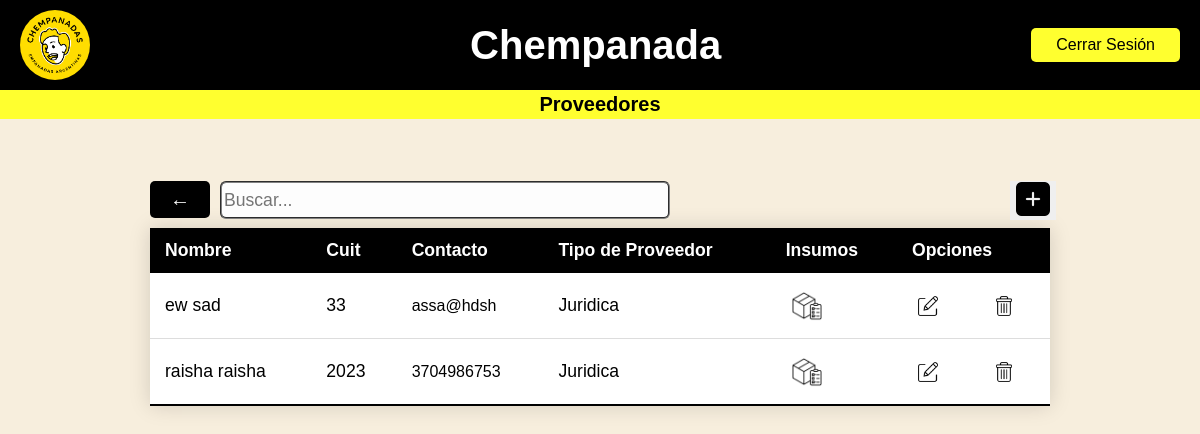
Screenshot of /vistas/Proveedores/index.php with the database file from the repository.
### tables this page shows
CREATE TABLE `proveedores` (
  `id_proveedor` int(11) NOT NULL,
  `id_persona` int(11) NOT NULL,
  `cuit` int(11) NOT NULL,
  `id_tipo_proveedor` int(11) NOT NULL
);

CREATE TABLE `personas` (
  `id_persona` int(11) NOT NULL,
  `nombre_per` varchar(50) NOT NULL,
  `apellido` varchar(50) NOT NULL,
  `fecha_nac` date NOT NULL
);

CREATE TABLE `tipos_de_proveedores` (
  `id_tipo_proveedor` int(11) NOT NULL,
  `descripcion` varchar(50) NOT NULL
);

### vistas/Proveedores/index.php (the view, shortened to what this page needs)
<?php
require('conexion/conexion.php');
?>
<!DOCTYPE html>
<html lang="en">
<head>
    <link rel="stylesheet" href="css/estiloInicio.css" type="text/css">
</head>
<body class="fondo">
    <nav class="navegador">
        <div class="imagen-circular"></div>
        <h1 class="titulo">Chempanada</h1>
        <a href="../../index.php" class="cerrar-sesion">Cerrar Sesión</a>
    </nav>
    <div class="otro-titulo">
    <h2>Proveedores</h2>
</div>
    <center>
    <div class="contPag">
        <div class="input-estilo">
        <form action="../Gerente/MenuGerente.html" method="POST">
        <button style='background-color:black;margin-right:10px;
                color: white;font-size:20px;
                padding: 7px 20px;
                border: none;
                border-radius: 5px;
                cursor: pointer;' name='editar' value=''>&#8592</button></form>
            <form action="buscarProveedor.php" method="POST">
            <input class="" name="busqueda" style="width:450px;display:flex;" value="" type="search" placeholder="Buscar..."></input>
           </form>
           <form action="Agregar/AgregarProveedor.php">
            <input type="hidden"><button style="margin-left:340px;border:none;background-color:rgba(0, 0, 0, 0) cursor: pointer;"><img style="width:34px" src='img/añadir.png'></button>
           </form>
        </div>
        <table class="tabla1">
            <thead>
                <tr>
                <th>Nombre</th>
                <th>Cuit</th>
                <th colspan="1">Contacto</th>
                <th>Tipo de Proveedor</th>
                <th>Insumos</th>
                <th colspan="2">Opciones</th>
                </tr>
            </thead>
            <tbody>
            <?php
            $mostrar = mysqli_query($mysqli, "SELECT *, personas.id_persona, tipos_de_proveedores.descripcion AS descripcion_proveedor
            FROM `proveedores`
            INNER JOIN personas ON proveedores.id_persona = personas.id_persona
            LEFT JOIN contactos ON proveedores.id_persona = contactos.id_persona
            INNER JOIN tipos_de_proveedores ON proveedores.id_tipo_proveedor = tipos_de_proveedores.id_tipo_proveedor
            INNER JOIN tipo_contactos ON contactos.id_tipo_contacto = tipo_contactos.id_tipo_contacto ORDER BY personas.apellido ASC ;
            ");
            $proveedores_contactos = array();
        if ($mostrar->num_rows> 0){
            while ($resultado = mysqli_fetch_assoc($mostrar)) {
                $id_proveedor = $resultado['id_proveedor'];
                if (!isset($proveedores_contactos[$id_proveedor])) {
                    $proveedores_contactos[$id_proveedor] = array(
                        'nombre' => $resultado['nombre_per'],
                        'apellido' => $resultado['apellido'],
                        'cuit' => $resultado['cuit'],
                        'descripcion_proveedor' => $resultado['descripcion_proveedor'],
                        'contactos' => array($resultado['valor']),
                        'id_persona' => $resultado['id_persona']
                    );
                } else {
                    $proveedores_contactos[$id_proveedor]['contactos'][] = $resultado['valor'];
                }
            }
            foreach ($proveedores_contactos as $id_proveedor => $proveedor) {
                echo "<tr>";
                echo "<td>", $proveedor['apellido'] . ' ' . $proveedor['nombre'], "</td>";
                echo "<td>", $proveedor['cuit'], "</td>";
                echo "<td style='font-size:16px;'>";
                echo implode("<p> ", $proveedor['contactos']);
                echo "</td>";
                echo "<td> ", $proveedor['descripcion_proveedor'], "</td>";
                echo"<td>
                <form action='Mostrar/ControlStock.php' method='POST'>
                <input type='hidden' name='id_proveedor' value='".$id_proveedor."'>
                <input type='hidden' name='id_persona' value='".$proveedor['id_persona']."'>
                <button style='cursor:pointer;border:none;margin-top:5px;background-color:rgba(0, 0, 0, 0)' name='editar' value=''><img src='img/caja.png' style='width:30px;'/></button>
                 </form>
                </td>";
                echo"<td>
                <form action='Modificar/ModificarProveedor.php' method='POST'>
                <input type='hidden' name='id_proveedor' value='".$id_proveedor."'>
                <input type='hidden' name='id_persona' value='".$proveedor['id_persona']."'>
                <button style='cursor:pointer;border:none;margin-top:5px;background-color:rgba(0, 0, 0, 0)' name='editar' value=''><img src='img/editar.png' style='width:20px;'/></button>
                 </form>
                </td>";
                echo"<td>
                <form action='Eliminar/eliminarProveedor.php' method='POST'>
                <input type='hidden' name='id_proveedor' value='".$id_proveedor."'>
                <input type='hidden' name='id_persona' value='".$proveedor['id_persona']."'>
                <button style='cursor:pointer;border:none;margin-top:5px;background-color:rgba(0, 0, 0, 0)' type='submit' name='eliminar' value='' onclick='return confirmacion()'><img src='img/delete.png' style='width:20px;'/></button>
                 </form>
                </td>";
                echo "</tr>";
            }
        }
            ?>
        </tbody>
        </table>
    </div>
</center>
</body>
</html>

### vistas/Proveedores/css/estiloInicio.css (style rules this page uses)
.fondo { background-color: #f7eedd; }
.contPag { margin-top: 40px; }
.tabla1 { border-collapse: collapse; font-size: 1.1em; font-family: sans-serif; min-width: 900px; box-shadow: 0 0 20px rgba(0, 0, 0, 0.15); background-color: #ffffff; }
.tabla1 thead tr { background-color: black; color: #ffffff; text-align: left; }
.tabla1 th, .tabla1 td { padding: 12px 15px; }
.tabla1 tbody tr { border-bottom: 1px solid #dddddd; }
.tabla1 tbody tr:last-of-type { border-bottom: 2px solid black; }
.input-estilo { display: flex; width: 100%; max-width: 900px; margin: 0; border-radius: 2px; padding: 1.4rem 1rem 0.5rem; color: #000000; }
.input-estilo input { flex-grow: 1; font-size: 1.1rem; line-height: 2rem; background-color: #fdfdfd; border-style:groove; color: #000000; border-color:#818181; border-radius: 6px; }

### vistas/Proveedores/index.php (style rules this page uses)
body { font-family: Arial, sans-serif; margin: 0; padding: 0; }
.navegador { background-color: #000000; color: white; display: flex; align-items: center; justify-content: space-between; padding: 10px 20px; }
.imagen-circular { width: 70px; height: 70px; border-radius: 50%; background-image: url('../usuarioVentas/images.png'); background-size: cover; background-position: center; }
.titulo { margin: 0; margin-left: 80px; font-size: 40px; }
.cerrar-sesion { text-decoration: none; color: black; background-color: rgba(255, 255, 47); margin-left: 10px; padding: 8px 25px; border-radius: 5px; }
.otro-titulo { background-color: rgba(255, 255, 47); padding: 3px; text-align: center; }
.otro-titulo h2 { margin: 0; font-size: 20px; }

### rows the page displays
proveedores: id_persona.apellido "ew", id_persona.nombre_per "sad", cuit "33", contactos "assa@hdsh", id_tipo_proveedor.descripcion "Juridica"
proveedores: id_persona.apellido "raisha", id_persona.nombre_per "raisha", cuit "2023", contactos "3704986753", id_tipo_proveedor.descripcion "Juridica"
